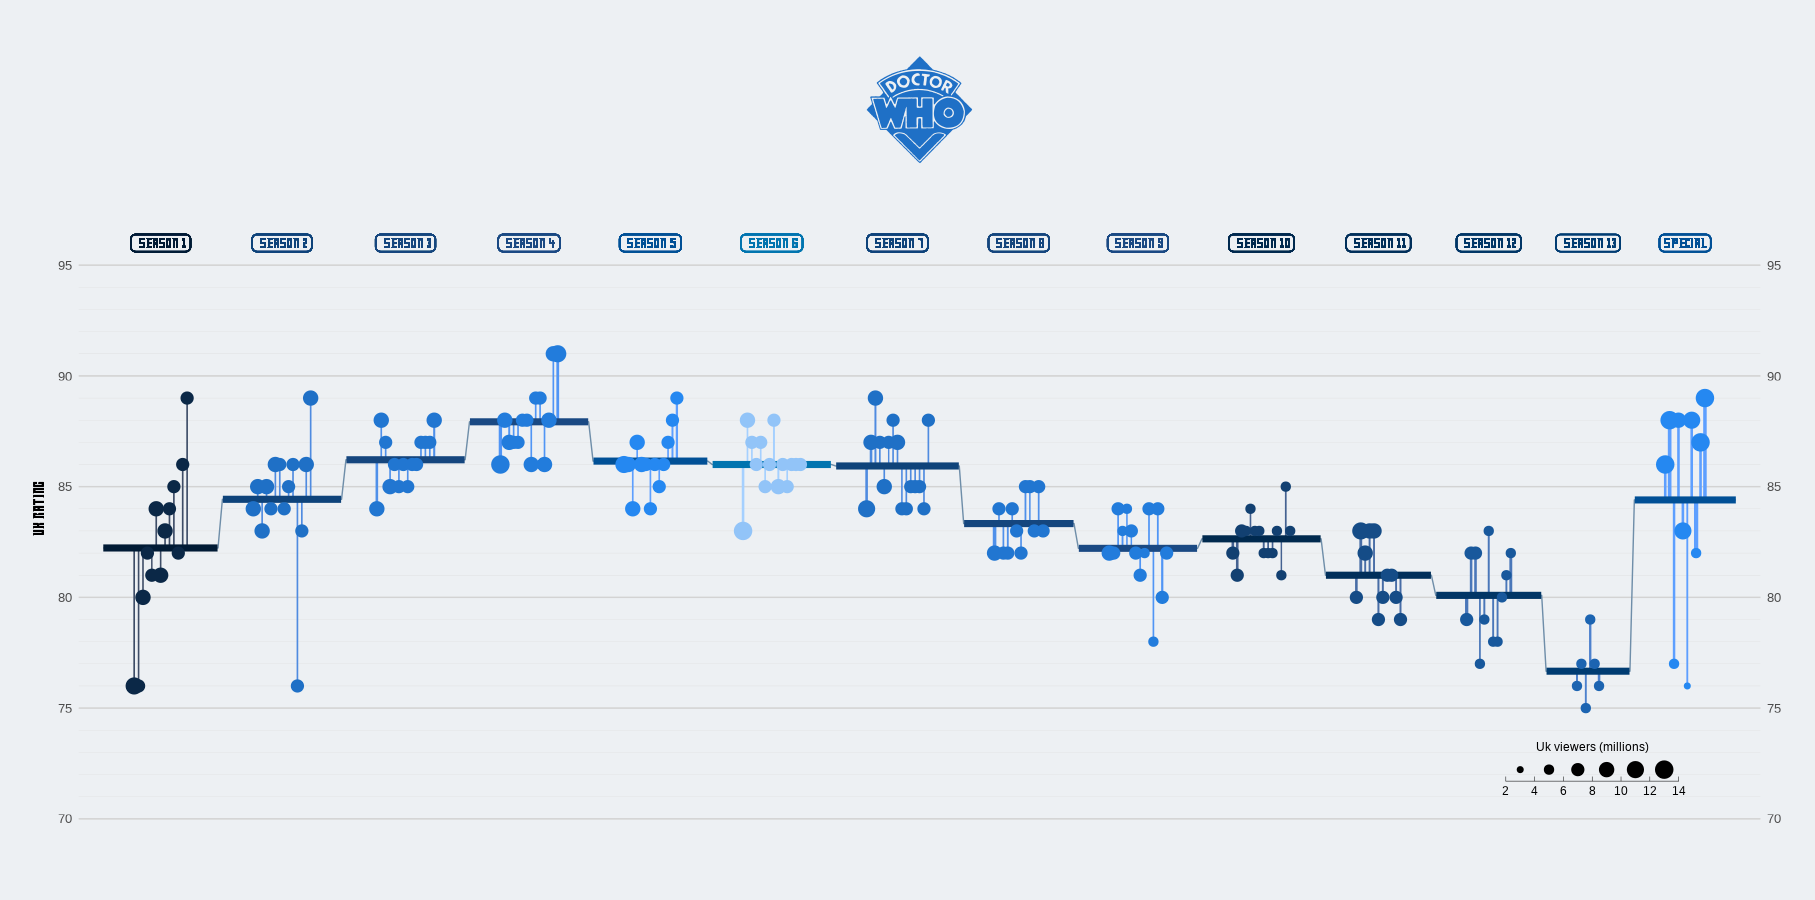

Write R code to recreate this figure.
library(tidyverse)
library(showtext)

# ---- READ THE DATA ----
tuesdata <- tidytuesdayR::tt_load(2023, week = 48)

drwho_episodes <- tuesdata$drwho_episodes
drwho_directors <- tuesdata$drwho_directors
drwho_writers <- tuesdata$drwho_writers
rm(tuesdata)

# ---- FONTS ----

# Reading the font Doctor Who 2006 Font by 24hourfonts from https://www.fontspace.com/doctor-who-2006-font-f12647
font_add(family = "Dr_Who_2006",
         regular = "~/.fonts/R/doctor-who-2006-font/DoctorWho2006-pqpy.ttf")

# Reading the font Doctor Who by Jje990 from https://www.dafont.com/doctor-who.font
font_add(family = "Dr_Who",
         regular = "~/.fonts/R/doctor_who/Doctor-Who.ttf")

showtext_auto()

# ---- DATA MANIPULATION ----

# Change episodes NA con 0 as it appears in IMDB
drwho_episodes$episode_number <- replace_na(drwho_episodes$episode_number, 0)

# Taken from https://r-graph-gallery.com/web-lollipop-plot-with-R-the-office.html (graph made by Cedric Scherer for TidyTuesday)
# Compute the Average rating for each episode
drwho_episodes_avg <-drwho_episodes %>% 
  arrange(season_number, episode_number) %>% 
  mutate(episode_id = row_number()) %>% # Each episode has a unique episode_id with order from the first to the last)
  group_by(season_number) %>% 
  mutate(
    avg_rating = mean(rating),
    episode_mod = if_else(!is.na(season_number), episode_id + (length(unique(drwho_episodes$season_number)) * season_number), episode_id + (length(unique(drwho_episodes$season_number)) ^ 2)),
    mid = mean(episode_mod)
    ) %>% 
  ungroup() 

# Replace the NAs in Seasons as 'Special'
drwho_episodes_avg$season_number[is.na(drwho_episodes_avg$season_number)] <- 'Special'

# Make the seasons_number a factor as for the ggplot2 to not consider ir as a continuous variable
drwho_episodes_avg$season_number <- factor(drwho_episodes_avg$season_number)

# Normalise the values of the duration to be between 0 and 1.
drwho_episodes_avg$duration_norm <- scales::rescale(drwho_episodes_avg$duration)

# -- Create the avg lines -- 
df_lines <- drwho_episodes_avg %>% 
  group_by(season_number) %>% 
  summarise(
    start_x = min(episode_mod) - 7,
    end_x = max(episode_mod) + 7,
    y = unique(avg_rating)
  ) %>% 
  pivot_longer(
    cols = c(start_x, end_x),
    names_to = "type",
    values_to = "x"
  ) %>% 
  mutate(
    x_group = if_else(type == "start_x", x + .1, x - .1),
    x_group = if_else(type == "start_x" & x == min(x), x_group - .1, x_group),
    x_group = if_else(type == "end_x" & x == max(x), x_group + .1, x_group)
  )


# ---- PLOT ----
ratings_plot <- ggplot(data = drwho_episodes_avg, 
       aes(
         episode_mod,
         rating
       )) +
  geom_hline(
    data = tibble(y=seq(70, 95, 5)),
    aes(yintercept = y),
    color = "grey82",
    linewidth = .5
  ) +
  geom_hline(
    data = tibble(y=seq(70, 95)),
    aes(yintercept = y),
    color = "grey85",
    linewidth = .1
  ) +
  
  geom_segment(
    aes(
      xend = episode_mod,
      yend = avg_rating,
      color = season_number,
      color = after_scale(colorspace::lighten(color, .2))
    ),
    linewidth = drwho_episodes_avg$duration_norm + 0.5 #The wider the line, the longer the episode
  ) +
  
  geom_line(
    data = df_lines,
    aes(x, y),
    color = "#6F8EA9"
  ) +
  geom_line(
    data = df_lines,
    aes(
      x_group,
      y,
      color = season_number,
      color = after_scale(colorspace::darken(color, .4))
    ),
    linewidth = 2.5
  ) +

  geom_point(
    aes(size = uk_viewers, color = season_number)
  ) +
  
  geom_label(
    aes(
      mid,
      96,
      label = if_else(season_number != "Special", glue::glue(" Season {season_number} "), "Special"),
      size = 8,
      color = season_number,
      color = after_scale(colorspace::darken(color, .4))
    ),
    fill = NA,
    family = "Dr_Who",
    label.padding = unit(.2, "lines"),
    label.r = unit(.25, "lines"), 
    label.size = .5
  ) +
  
  theme_minimal() +
  theme(
    plot.background = element_rect(fill = "#edf0f3", color = "#edf0f3"),
    panel.background = element_rect(fill = NA, color = NA),
    panel.border = element_rect(fill = NA, color = NA),
    panel.grid.major.x = element_blank(),
    panel.grid.minor = element_blank(),
    axis.text.x = element_blank(),
    axis.text.y = element_text(size = 10),
    axis.ticks = element_blank(),
    axis.title.x = element_blank(),
    axis.title.y = element_text(family = "Dr_Who", size = 13, margin = margin(r = 10)),
    plot.title = element_text(family = "Dr_Who_2006", size = 50, colour = "#1f70c6", hjust = 0.5, vjust = -0.5),
    legend.title = element_text(size = 9),
    plot.caption = element_text(
      size = 10,
      color = "grey70",
      face = "bold",
      hjust = .5,
      margin = margin(5, 0, 20, 0)
    ),
    plot.margin = margin(10, 25, 10, 25)
  ) +
  ylab("UK RATING") +
  ggtitle("o") +
  
  scale_x_continuous(expand = c(.015, .015)) +
  scale_y_continuous(
    expand = c(.1, .1),
    limits = c(70, 98),
    breaks = seq(70, 95, by = 5),
    sec.axis = dup_axis(name = NULL)
  ) +
  
  scale_color_manual(values = c(
    "#0b2847", 
    "#124071", 
    "#154c87", 
    "#18589c",
    "#1c64b1", 
    "#1f70c6", 
    "#2176d1", 
    "#227cdc", 
    "#2588f1",
    "#92c4f8",
    "#1f70c6",
    "#2176d1",
    "#227cdc",
    "#2588f1"
    ), 
    guide = "none") +
  
  scale_size_binned(name = "Uk viewers (millions)") +
  
  guides(
    size = guide_bins(
      show.limits = TRUE,
      direction = "horizontal",
      title.position = "top",
      title.hjust = 0.5
    )
  ) +
  
  theme(
    legend.position = c(.9, .15),
    legend.key.width = unit(1.5, "lines")
  )

# Show the plot
ratings_plot
